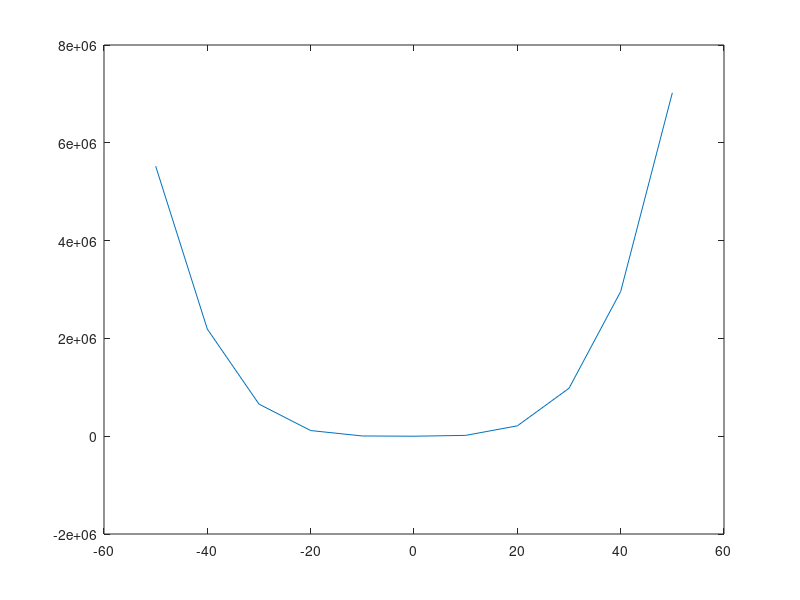

Source code (MATLAB):
%descricion:  para graficar funciones 
%author: Jafet martinez meza 
%fecha: 29/10/2021
%date: 20212365
clear
% Dominio de la funcion
x=-50:10:50;
% Rango de la funcion
fx=((x.^4)+(6*(x.^3))+(9*(x.^2))-1) 
% Funcion a plot
plot(x, fx);